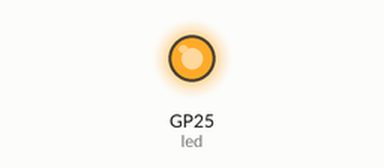
Recording of a program running on a simulated Raspberry Pi Pico running MicroPython. On the bench: output pins drawn as LEDs (lit = HIGH). At 105.0 s the program stops and its outputs stay as they are.

Above: at 0.1 s.
At 35.1 s:
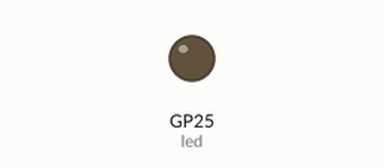
Timing chart, 0 to 36.6 s (numbered marks = the images above):
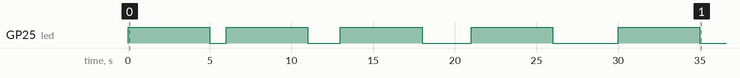

The program:

blink.py
```python
# import picosleep
import time
from machine import Pin

led = Pin('LED', Pin.OUT)
sleeptime = 1

while sleeptime <= 10:
    led.toggle()
    time.sleep(5)
    led.toggle()
    #picosleep.seconds(sleeptime)
    time.sleep(sleeptime)
    sleeptime = sleeptime + 1
```

Measured:
- by itself, GP25 (led): LOW → HIGH at 0.00 s, → LOW 5.0 s later, → HIGH 1.0 s later, → LOW 5.0 s later, … (10 changes in this stretch)
